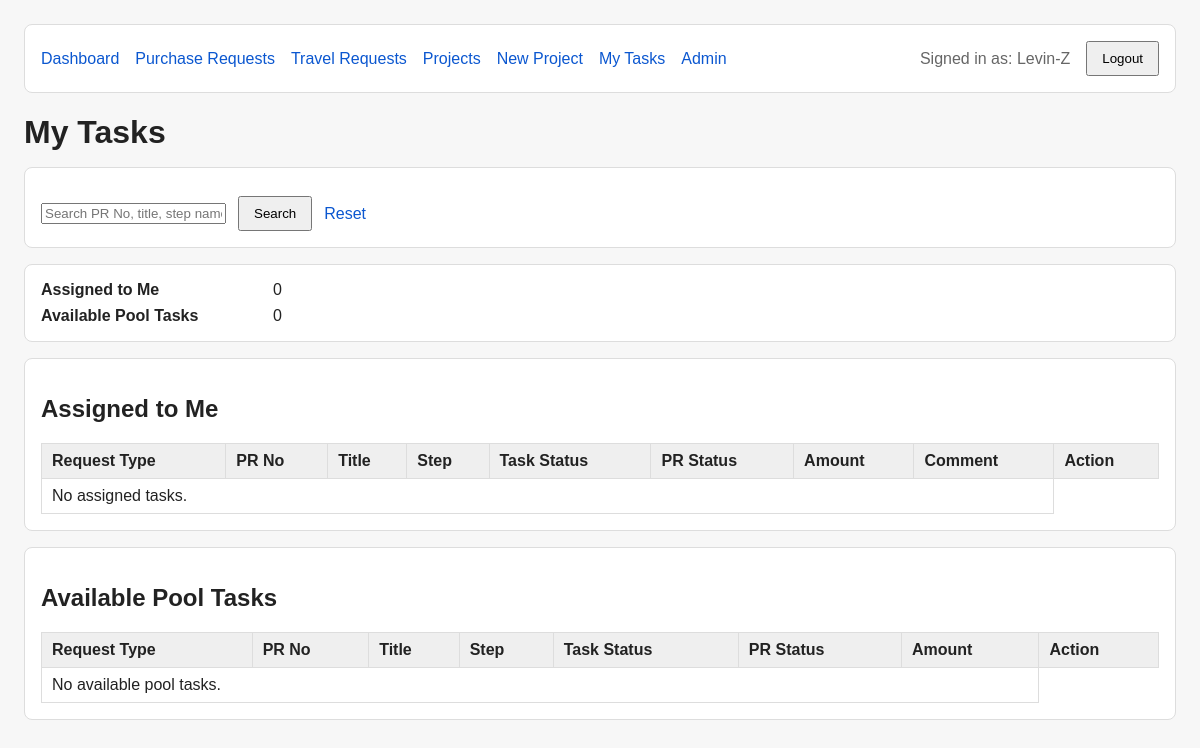
Before: /approvals/my-tasks/ (signed in) with the older database file.
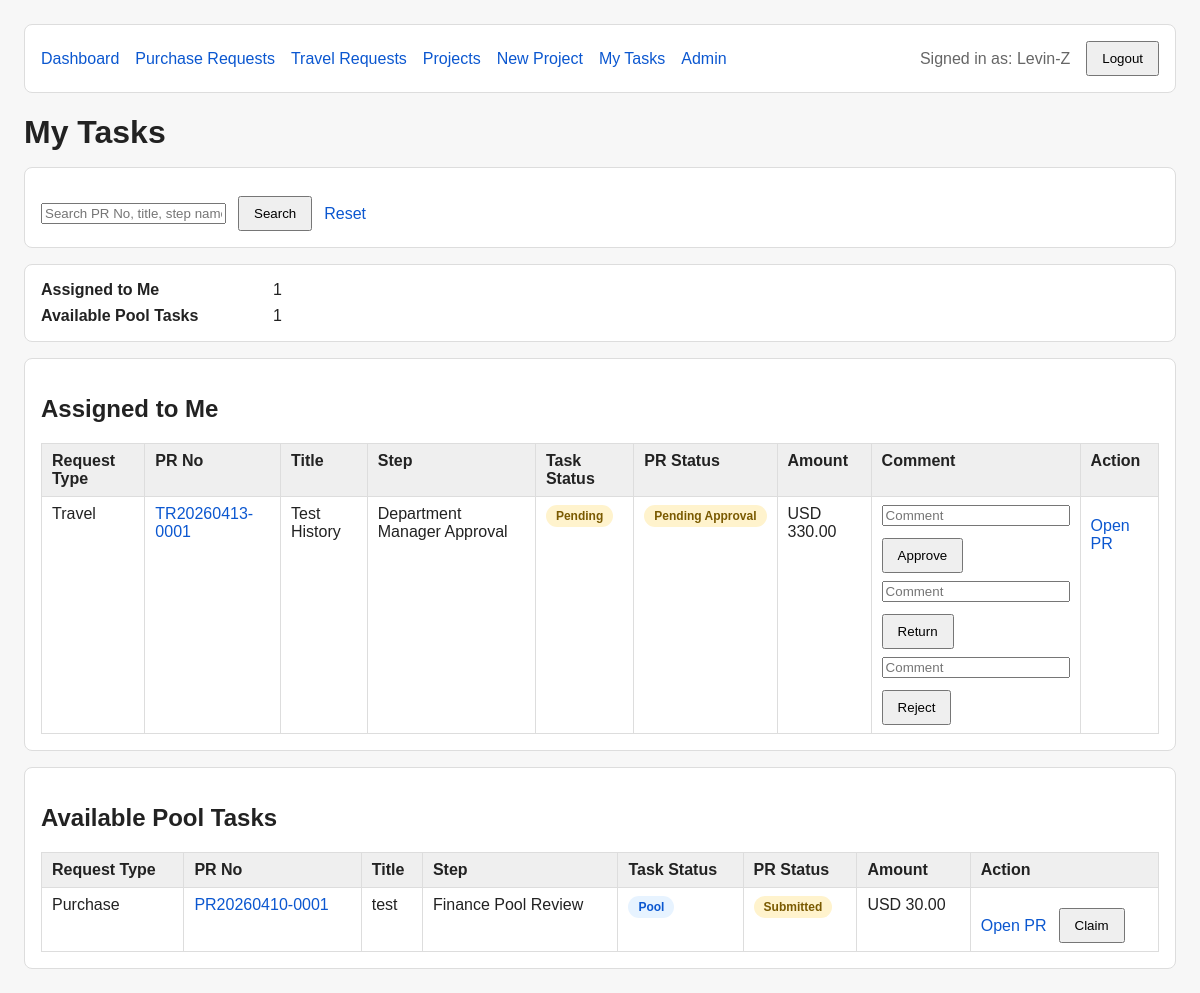
After: the same page with the newer database file.
### approvals/models.py (models this page shows, shortened)
class ApprovalTask(models.Model):
    purchase_request = models.ForeignKey(
        "purchase.PurchaseRequest",
        null=True,
        blank=True,
        on_delete=models.CASCADE,
        related_name="approval_tasks",
    )
    request_content_type = models.ForeignKey(
        ContentType,
        null=True,
        blank=True,
        on_delete=models.CASCADE,
        related_name="approval_tasks",
    )
    request_object_id = models.PositiveBigIntegerField(
        null=True,
        blank=True,
    )
    request_object = GenericForeignKey("request_content_type", "request_object_id")
    rule = models.ForeignKey(
        ApprovalRule,
        on_delete=models.PROTECT,
        related_name="tasks",
    )
    step = models.ForeignKey(
        ApprovalRuleStep,
        on_delete=models.PROTECT,
        related_name="tasks",
    )
    step_no = models.PositiveIntegerField()
    step_name = models.CharField(max_length=100)
    assigned_user = models.ForeignKey(
        settings.AUTH_USER_MODEL,
        null=True,
        blank=True,
        on_delete=models.SET_NULL,
        related_name="approval_tasks",
    )
    status = models.CharField(
        max_length=20,
        choices=ApprovalTaskStatus,
        default=ApprovalTaskStatus.WAITING,
    )
    acted_by = models.ForeignKey(
        settings.AUTH_USER_MODEL,
        null=True,
        blank=True,
        on_delete=models.SET_NULL,
        related_name="acted_approval_tasks",
    )
    acted_at = models.DateTimeField(null=True, blank=True)
    comment = models.TextField(blank=True, default="")
    created_at = models.DateTimeField(auto_now_add=True)
    class Meta:
        db_table = "PS_A8_AP_TASK"
        verbose_name = "Approval Task"
        verbose_name_plural = "Approval Tasks"
        ordering = ["purchase_request", "step_no"]
        unique_together = ("purchase_request", "step_no")
    def get_request_object(self):
        return self.request_object or self.purchase_request
    @property
    def request_no(self):
        request_obj = self.get_request_object()
        return getattr(request_obj, "pr_no", "") or getattr(request_obj, "travel_no", "") or ""
    @property
    def request_title(self):
        request_obj = self.get_request_object()
        return getattr(request_obj, "title", "") or getattr(request_obj, "purpose", "") or ""

### travel/models.py (models this page shows, shortened)
class TravelRequest(models.Model):
    travel_no = models.CharField(max_length=30, unique=True, blank=True)
    requester = models.ForeignKey(
        settings.AUTH_USER_MODEL,
        on_delete=models.PROTECT,
        related_name="travel_requests",
    )
    request_department = models.ForeignKey(
        "accounts.Department",
        on_delete=models.PROTECT,
        related_name="travel_requests",
    )
    project = models.ForeignKey(
        "projects.Project",
        on_delete=models.PROTECT,
        related_name="travel_requests",
    )
    matched_rule = models.ForeignKey(
        "approvals.ApprovalRule",
        null=True,
        blank=True,
        on_delete=models.SET_NULL,
        related_name="travel_requests",
    )
    status = models.CharField(
        max_length=30,
        choices=TravelRequestStatus,
        default=TravelRequestStatus.DRAFT,
    )
    request_date = models.DateField(default=timezone.localdate)
    purpose = models.CharField(max_length=200)
    origin_city = models.CharField(max_length=100)
    destination_city = models.CharField(max_length=100)
    start_date = models.DateField()
    end_date = models.DateField()
    estimated_total = models.DecimalField(max_digits=12, decimal_places=2, default=0)
    actual_total = models.DecimalField(max_digits=12, decimal_places=2, default=0)
    currency = models.CharField(
        max_length=10,
        choices=CurrencyCode,
        default=CurrencyCode.USD,
    )
    notes = models.TextField(blank=True, default="")
    class Meta:
        db_table = "PS_A8_TR_HDR"
        verbose_name = "Travel Request"
        verbose_name_plural = "Travel Requests"
        ordering = ["-request_date", "travel_no"]

### purchase/models.py (models this page shows, shortened)
class PurchaseRequest(models.Model):
    pr_no = models.CharField(max_length=30, unique=True)
    title = models.CharField(max_length=200)
    requester = models.ForeignKey(
        settings.AUTH_USER_MODEL,
        on_delete=models.PROTECT,
        related_name="purchase_requests",
    )
    request_department = models.ForeignKey(
        "accounts.Department",
        on_delete=models.PROTECT,
        related_name="purchase_requests",
    )
    project = models.ForeignKey(
        "projects.Project",
        on_delete=models.PROTECT,
        related_name="purchase_requests",
    )
    matched_rule = models.ForeignKey(
        "approvals.ApprovalRule",
        null=True,
        blank=True,
        on_delete=models.SET_NULL,
        related_name="purchase_requests",
    )
    status = models.CharField(
        max_length=20,
        choices=RequestStatus,
        default=RequestStatus.DRAFT,
    )
    fulfillment_status = models.CharField(
        max_length=20,
        choices=PurchaseFulfillmentStatus,
        default=PurchaseFulfillmentStatus.NOT_STARTED,
    )
    request_date = models.DateField()
    needed_by_date = models.DateField(null=True, blank=True)
    currency = models.CharField(
    max_length=10,
    choices=CurrencyCode,
    default=CurrencyCode.USD,
    )
    estimated_total = models.DecimalField(max_digits=12, decimal_places=2, default=0)
    justification = models.TextField(blank=True, default="")
    vendor_suggestion = models.CharField(max_length=100, blank=True, default="")
    delivery_location = models.CharField(max_length=200, blank=True, default="")
    notes = models.TextField(blank=True, default="")
    class Meta:
        db_table = "PS_A8_PR_HDR"
        verbose_name = "Purchase Request"
        verbose_name_plural = "Purchase Requests"
        ordering = ["-request_date", "pr_no"]

### approvals/views.py (the view, shortened to what this page needs)
# urls.py: path("my-tasks/", views.my_tasks, name="my_tasks"),
@login_required
def my_tasks(request):
    search_q = request.GET.get("q", "").strip()
    assigned_qs = (
        ApprovalTask.objects.filter(
            status=ApprovalTaskStatus.PENDING,
            assigned_user=request.user,
        )
        .select_related(
            "purchase_request",
            "request_content_type",
            "rule",
            "step",
            "assigned_user",
        )
        .prefetch_related("candidates")
        .order_by("created_at", "id")
    )
    pool_qs = (
        ApprovalTask.objects.filter(
            status=ApprovalTaskStatus.POOL,
            candidates__user=request.user,
            candidates__is_active=True,
        )
        .select_related(
            "purchase_request",
            "request_content_type",
            "rule",
            "step",
        )
        .prefetch_related("candidates")
        .distinct()
        .order_by("created_at", "id")
    )
    assigned_tasks = list(assigned_qs)
    pool_tasks = list(pool_qs)
    for task in assigned_tasks:
        _decorate_task(task)
    for task in pool_tasks:
        _decorate_task(task)
    assigned_count = len(assigned_tasks)
    pool_count = len(pool_tasks)
    assigned_paginator = Paginator(assigned_tasks, 8)
    pool_paginator = Paginator(pool_tasks, 8)
    assigned_page_obj = assigned_paginator.get_page(request.GET.get("assigned_page"))
    pool_page_obj = pool_paginator.get_page(request.GET.get("pool_page"))
    context = {
        "assigned_tasks": assigned_page_obj.object_list,
        "pool_tasks": pool_page_obj.object_list,
        "assigned_count": assigned_count,
        "pool_count": pool_count,
        "assigned_page_obj": assigned_page_obj,
        "pool_page_obj": pool_page_obj,
        "assigned_pagination_querystring": _build_querystring(request.GET, ["assigned_page"]),
        "pool_pagination_querystring": _build_querystring(request.GET, ["pool_page"]),
        "search_q": search_q,
    }
    return render(request, "approvals/my_tasks.html", context)

### accounts/models.py (called while the page is built)
    def __str__(self):
        return self.display_name or self.username

### approvals/views.py (called while the page is built)
def _build_querystring(request_get, exclude_keys=None):
    params = request_get.copy()
    exclude_keys = exclude_keys or []
    for key in exclude_keys:
        if key in params:
            del params[key]
    return params.urlencode()

def _get_request_detail_url(task):
    request_obj = task.get_request_object()
    if not request_obj:
        return ""
    if task.request_content_type_id and task.request_content_type.app_label == "travel":
        return reverse("travel:tr_detail", args=[request_obj.pk])
    return reverse("purchase:pr_detail", args=[request_obj.pk])

def _get_task_status_badge_class(status):
    mapping = {
        ApprovalTaskStatus.WAITING: "badge-neutral",
        ApprovalTaskStatus.POOL: "badge-info",
        ApprovalTaskStatus.PENDING: "badge-warning",
        ApprovalTaskStatus.APPROVED: "badge-success",
        ApprovalTaskStatus.REJECTED: "badge-danger",
        ApprovalTaskStatus.RETURNED: "badge-info",
        ApprovalTaskStatus.SKIPPED: "badge-dark",
        ApprovalTaskStatus.CANCELLED: "badge-dark",
    }
    return mapping.get(status, "badge-neutral")

### approvals/templates/approvals/my_tasks.html (shortened to what the changed rows need)
{% extends "purchase/base.html" %}
{% block page_title %}My Tasks{% endblock %}
    {% block content %}
    <div class="card">
        <div class="summary-grid">
            <div class="summary-label">Assigned to Me</div>
            <div>{{ assigned_count }}</div>
            <div class="summary-label">Available Pool Tasks</div>
            <div>{{ pool_count }}</div>
        </div>
    </div>
    <div class="card">
        <h2>Assigned to Me</h2>
        <table>
            <thead>
                <tr>
                    <th>Request Type</th>
                    <th>PR No</th>
                    <th>Title</th>
                    <th>Step</th>
                    <th>Task Status</th>
                    <th>PR Status</th>
                    <th>Amount</th>
                    <th>Comment</th>
                    <th>Action</th>
                </tr>
            </thead>
            <tbody>
                {% for task in assigned_tasks %}
                <tr>
                    <td>{{ task.request_type_label }}</td>
                    <td>
                        <a href="{{ task.request_detail_url }}">
                            {{ task.request_no }}
                        </a>
                    </td>
                    <td>{{ task.request_title }}</td>
                    <td>{{ task.step_name }}</td>
                    <td><span class="badge {{ task.task_status_badge_class }}">{{ task.get_status_display }}</span></td>
                    <td><span class="badge {{ task.pr_status_badge_class }}">{{ task.request_status_display }}</span></td>
                    <td>{{ task.request_currency }}  {{ task.request_amount }}</td>
                    <td>
                        <form method="post" action="{% url 'approvals:task_approve' task.id %}">
                            <input type="text" name="comment" style="width: 180px;" placeholder="Comment">
                            <div class="action-row">
                                <button type="submit">Approve</button>
                            </div>
                        </form>
                        <form method="post" action="{% url 'approvals:task_return' task.id %}" style="margin-top: 8px;">
                            <input type="text" name="comment" style="width: 180px;" placeholder="Comment">
                            <div class="action-row">
                                <button type="submit">Return</button>
                            </div>
                        </form>
                        <form method="post" action="{% url 'approvals:task_reject' task.id %}" style="margin-top: 8px;">
                            <input type="text" name="comment" style="width: 180px;" placeholder="Comment">
                            <div class="action-row">
                                <button type="submit">Reject</button>
                            </div>
                        </form>
                    </td>
                    <td>
                        <div class="action-row">
                            <a href="{{ task.request_detail_url }}">Open PR</a>
                        </div>
                    </td>
                </tr>
                {% empty %}
                <tr>
                    <td colspan="8">No assigned tasks.</td>
                </tr>
                {% endfor %}
            </tbody>
        </table>
    </div>
    <div class="card">
        <h2>Available Pool Tasks</h2>
        <table>
            <thead>
                <tr>
                    <th>Request Type</th>
                    <th>PR No</th>
                    <th>Title</th>
                    <th>Step</th>
                    <th>Task Status</th>
                    <th>PR Status</th>
                    <th>Amount</th>
                    <th>Action</th>
                </tr>
            </thead>
            <tbody>
                {% for task in pool_tasks %}
                <tr>
                    <td>{{ task.request_type_label }}</td>
                    <td>
                        <a href="{{ task.request_detail_url }}">
                            {{ task.request_no }}
                        </a>
                    </td>
                    <td>{{ task.request_title }}</td>
                    <td>{{ task.step_name }}</td>
                    <td><span class="badge {{ task.task_status_badge_class }}">{{ task.get_status_display }}</span></td>
                    <td><span class="badge {{ task.pr_status_badge_class }}">{{ task.request_status_display }}</span></td>
                    <td>{{ task.request_currency }}  {{ task.request_amount }}</td>
                    <td>
                        <div class="action-row">
                            <a href="{{ task.request_detail_url }}">Open PR</a>
                            <form method="post" action="{% url 'approvals:task_claim' task.id %}">
                                <button type="submit">Claim</button>
                            </form>
                        </div>
                    </td>
                </tr>
                {% empty %}
                <tr>
                    <td colspan="7">No available pool tasks.</td>
                </tr>
                {% endfor %}
            </tbody>
        </table>
    </div>
    {% endblock %}

Changed rows visible on the page:
added ApprovalTask: request_type_label "Travel", request_no "TR20260413-0001", request_title "Test History", step_name "Department Manager Approval", status "Pending", request_status_display "Pending Approval", request_currency "USD", request_amount "330.00", shown under "Assigned to Me"
added ApprovalTask: request_type_label "Purchase", request_no "PR20260410-0001", request_title "test", step_name "Finance Pool Review", status "Pool", request_status_display "Submitted", request_currency "USD", request_amount "30.00", shown under "Available Pool Tasks"
Other visible differences:
{{ assigned_count }}: "0" → "1"
{{ pool_count }}: "0" → "1"
text no longer shown: "No assigned tasks. No available pool tasks."
